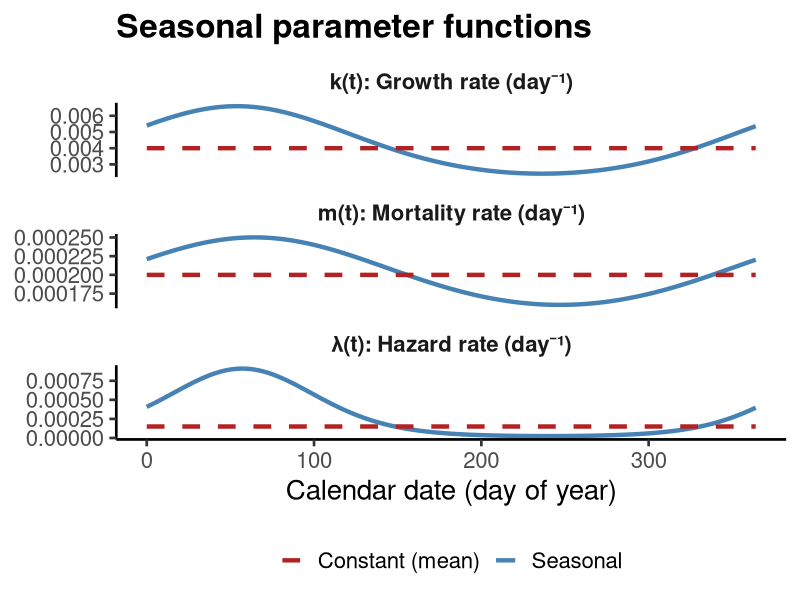

Source code (R):
library(ggplot2)
library(tidyr)

# ── Read data ─────────────────────────────────────────────────────────────────
grid <- read.csv("results/simulations/seasonal_parameters.csv")

outdir <- "results/figures"
dir.create(outdir, showWarnings = FALSE, recursive = TRUE)

# ══════════════════════════════════════════════════════════════════════════════
# Three-panel figure: k(t), m(t), λ(t)
# ══════════════════════════════════════════════════════════════════════════════

grid_long <- data.frame(
  t = rep(grid$t, 3),
  value = c(grid$k, grid$m, grid$lambda),
  constant = c(grid$k_const, grid$m_const, grid$lambda_const),
  panel = factor(rep(
    c("k(t): Growth rate (day\u207b\u00b9)",
      "m(t): Mortality rate (day\u207b\u00b9)",
      "\u03bb(t): Hazard rate (day\u207b\u00b9)"),
    each = nrow(grid)),
    levels = c("k(t): Growth rate (day\u207b\u00b9)",
               "m(t): Mortality rate (day\u207b\u00b9)",
               "\u03bb(t): Hazard rate (day\u207b\u00b9)"))
)

p <- ggplot(grid_long, aes(x = t)) +
  geom_line(aes(y = value, color = "Seasonal"),
            linewidth = 1.5) +
  geom_line(aes(y = constant, color = "Constant (mean)"),
            linewidth = 1.5, linetype = "dashed") +
  facet_wrap(~ panel, scales = "free_y", ncol = 1) +
  scale_color_manual(values = c(
    "Seasonal" = "steelblue",
    "Constant (mean)" = "firebrick")) +
  labs(x = "Calendar date (day of year)",
       y = NULL,
       color = NULL,
       title = "Seasonal parameter functions") +
  theme_classic(base_size = 20) +
  theme(
    legend.position = "bottom",
    strip.text = element_text(face = "bold", size = 16),
    strip.background = element_blank(),
    plot.title = element_text(face = "bold")
  )

ggsave(file.path(outdir, "seasonal_parameters.png"), p,
       width = 10, height = 12, dpi = 400)
cat("Saved seasonal_parameters.png\n")
